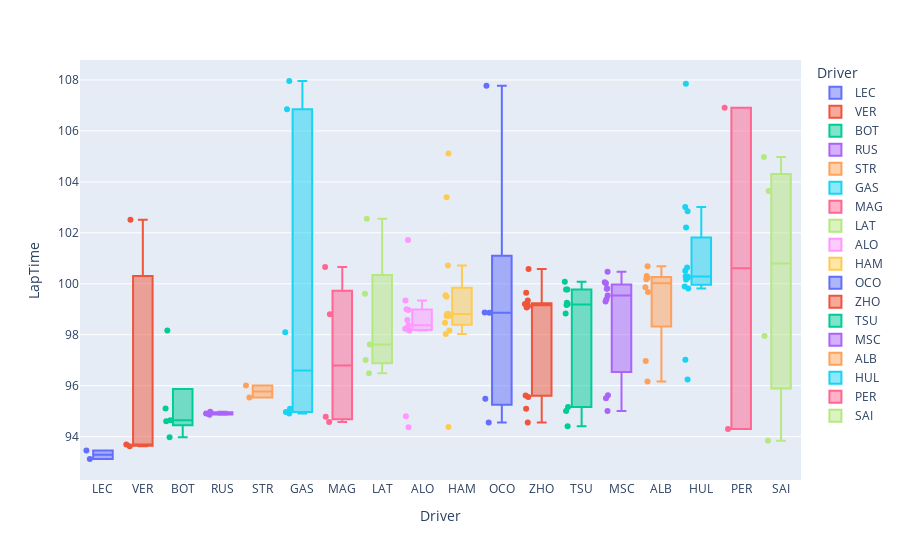

Here is the notebook cell this chart was saved with:
### Code cell
session = FP2.laps.pick_tyre("MEDIUM")
session =session[session['LapTime'].notna()]
df = session
df["LapTime"] = pd.to_timedelta(df.LapTime).dt.total_seconds()
df.drop(df[df.LapTime > 108].index, inplace=True)
df["MedianTime"] = 0
drivers = pd.unique(df.Driver)
for driver in drivers:
    df["MedianTime"].loc[df["Driver"]==driver] = np.median(df[df["Driver"] == driver]["LapTime"])
df = df.reindex(df.MedianTime.sort_values().index)
fig = px.box(df, y = "LapTime", x="Driver", color="Driver",points="all")
fig.show()

### Figure 1 — Plotly figure (JSON) as saved in the notebook; plotly's stock layout.template omitted (floating-point values rounded to 4 significant figures)
{"data": [{"alignmentgroup": "True", "boxpoints": "all", "hovertemplate": "Driver=%{x}<br>LapTime=%{y}<extra></extra>", "legendgroup": "LEC", "marker": {"color": "#636efa"}, "name": "LEC", "notched": false, "offsetgroup": "LEC", "orientation": "v", "showlegend": true, "type": "box", "x": ["LEC", "LEC"], "x0": " ", "xaxis": "x", "y": [93.46, 93.12], "y0": " ", "yaxis": "y"}, {"alignmentgroup": "True", "boxpoints": "all", "hovertemplate": "Driver=%{x}<br>LapTime=%{y}<extra></extra>", "legendgroup": "VER", "marker": {"color": "#EF553B"}, "name": "VER", "notched": false, "offsetgroup": "VER", "orientation": "v", "showlegend": true, "type": "box", "x": ["VER", "VER", "VER"], "x0": " ", "xaxis": "x", "y": [93.62, 93.69, 102.5], "y0": " ", "yaxis": "y"}, {"alignmentgroup": "True", "boxpoints": "all", "hovertemplate": "Driver=%{x}<br>LapTime=%{y}<extra></extra>", "legendgroup": "BOT", "marker": {"color": "#00cc96"}, "name": "BOT", "notched": false, "offsetgroup": "BOT", "orientation": "v", "showlegend": true, "type": "box", "x": ["BOT", "BOT", "BOT", "BOT", "BOT"], "x0": " ", "xaxis": "x", "y": [94.65, 94.6, 95.1, 93.97, 98.17], "y0": " ", "yaxis": "y"}, {"alignmentgroup": "True", "boxpoints": "all", "hovertemplate": "Driver=%{x}<br>LapTime=%{y}<extra></extra>", "legendgroup": "RUS", "marker": {"color": "#ab63fa"}, "name": "RUS", "notched": false, "offsetgroup": "RUS", "orientation": "v", "showlegend": true, "type": "box", "x": ["RUS", "RUS", "RUS"], "x0": " ", "xaxis": "x", "y": [94.91, 94.97, 94.86], "y0": " ", "yaxis": "y"}, {"alignmentgroup": "True", "boxpoints": "all", "hovertemplate": "Driver=%{x}<br>LapTime=%{y}<extra></extra>", "legendgroup": "STR", "marker": {"color": "#FFA15A"}, "name": "STR", "notched": false, "offsetgroup": "STR", "orientation": "v", "showlegend": true, "type": "box", "x": ["STR", "STR"], "x0": " ", "xaxis": "x", "y": [96.01, 95.53], "y0": " ", "yaxis": "y"}, {"alignmentgroup": "True", "boxpoints": "all", "hovertemplate": "Driver=%{x}<br>LapTime=%{y}<extra></extra>", "legendgroup": "GAS", "marker": {"color": "#19d3f3"}, "name": "GAS", "notched": false, "offsetgroup": "GAS", "orientation": "v", "showlegend": true, "type": "box", "x": ["GAS", "GAS", "GAS", "GAS", "GAS", "GAS"], "x0": " ", "xaxis": "x", "y": [108.0, 106.9, 94.91, 95.1, 94.96, 98.1], "y0": " ", "yaxis": "y"}, {"alignmentgroup": "True", "boxpoints": "all", "hovertemplate": "Driver=%{x}<br>LapTime=%{y}<extra></extra>", "legendgroup": "MAG", "marker": {"color": "#FF6692"}, "name": "MAG", "notched": false, "offsetgroup": "MAG", "orientation": "v", "showlegend": true, "type": "box", "x": ["MAG", "MAG", "MAG", "MAG"], "x0": " ", "xaxis": "x", "y": [94.57, 98.8, 94.78, 100.7], "y0": " ", "yaxis": "y"}, {"alignmentgroup": "True", "boxpoints": "all", "hovertemplate": "Driver=%{x}<br>LapTime=%{y}<extra></extra>", "legendgroup": "LAT", "marker": {"color": "#B6E880"}, "name": "LAT", "notched": false, "offsetgroup": "LAT", "orientation": "v", "showlegend": true, "type": "box", "x": ["LAT", "LAT", "LAT", "LAT", "LAT"], "x0": " ", "xaxis": "x", "y": [102.6, 97.61, 99.61, 97.01, 96.49], "y0": " ", "yaxis": "y"}, {"alignmentgroup": "True", "boxpoints": "all", "hovertemplate": "Driver=%{x}<br>LapTime=%{y}<extra></extra>", "legendgroup": "ALO", "marker": {"color": "#FF97FF"}, "name": "ALO", "notched": false, "offsetgroup": "ALO", "orientation": "v", "showlegend": true, "type": "box", "x": ["ALO", "ALO", "ALO", "ALO", "ALO", "ALO", "ALO", "ALO", "ALO", "ALO", "ALO"], "x0": " ", "xaxis": "x", "y": [101.7, 99.0, 98.58, 98.25, 98.37, 98.17, 98.24, 94.37, 98.97, 94.8, 99.35], "y0": " ", "yaxis": "y"}, {"alignmentgroup": "True", "boxpoints": "all", "hovertemplate": "Driver=%{x}<br>LapTime=%{y}<extra></extra>", "legendgroup": "HAM", "marker": {"color": "#FECB52"}, "name": "HAM", "notched": false, "offsetgroup": "HAM", "orientation": "v", "showlegend": true, "type": "box", "x": ["HAM", "HAM", "HAM", "HAM", "HAM", "HAM", "HAM", "HAM", "HAM", "HAM", "HAM", "HAM", "HAM"], "x0": " ", "xaxis": "x", "y": [98.73, 98.17, 98.47, 98.03, 98.73, 103.4, 105.1, 98.81, 98.83, 99.49, 94.38, 99.55, 100.7], "y0": " ", "yaxis": "y"}, {"alignmentgroup": "True", "boxpoints": "all", "hovertemplate": "Driver=%{x}<br>LapTime=%{y}<extra></extra>", "legendgroup": "OCO", "marker": {"color": "#636efa"}, "name": "OCO", "notched": false, "offsetgroup": "OCO", "orientation": "v", "showlegend": true, "type": "box", "x": ["OCO", "OCO", "OCO", "OCO", "OCO"], "x0": " ", "xaxis": "x", "y": [98.87, 94.55, 95.48, 107.8, 98.86], "y0": " ", "yaxis": "y"}, {"alignmentgroup": "True", "boxpoints": "all", "hovertemplate": "Driver=%{x}<br>LapTime=%{y}<extra></extra>", "legendgroup": "ZHO", "marker": {"color": "#EF553B"}, "name": "ZHO", "notched": false, "offsetgroup": "ZHO", "orientation": "v", "showlegend": true, "type": "box", "x": ["ZHO", "ZHO", "ZHO", "ZHO", "ZHO", "ZHO", "ZHO", "ZHO", "ZHO", "ZHO", "ZHO", "ZHO", "ZHO"], "x0": " ", "xaxis": "x", "y": [99.34, 99.2, 99.07, 99.18, 99.12, 95.62, 94.56, 95.56, 99.65, 100.6, 99.18, 99.15, 95.09], "y0": " ", "yaxis": "y"}, {"alignmentgroup": "True", "boxpoints": "all", "hovertemplate": "Driver=%{x}<br>LapTime=%{y}<extra></extra>", "legendgroup": "TSU", "marker": {"color": "#00cc96"}, "name": "TSU", "notched": false, "offsetgroup": "TSU", "orientation": "v", "showlegend": true, "type": "box", "x": ["TSU", "TSU", "TSU", "TSU", "TSU", "TSU", "TSU", "TSU", "TSU", "TSU"], "x0": " ", "xaxis": "x", "y": [99.78, 95.0, 94.41, 99.26, 100.1, 99.16, 99.77, 98.83, 99.2, 95.17], "y0": " ", "yaxis": "y"}, {"alignmentgroup": "True", "boxpoints": "all", "hovertemplate": "Driver=%{x}<br>LapTime=%{y}<extra></extra>", "legendgroup": "MSC", "marker": {"color": "#ab63fa"}, "name": "MSC", "notched": false, "offsetgroup": "MSC", "orientation": "v", "showlegend": true, "type": "box", "x": ["MSC", "MSC", "MSC", "MSC", "MSC", "MSC", "MSC", "MSC", "MSC", "MSC", "MSC"], "x0": " ", "xaxis": "x", "y": [95.62, 99.3, 99.54, 99.4, 99.81, 99.81, 100.0, 95.5, 100.5, 95.01, 100.1], "y0": " ", "yaxis": "y"}, {"alignmentgroup": "True", "boxpoints": "all", "hovertemplate": "Driver=%{x}<br>LapTime=%{y}<extra></extra>", "legendgroup": "ALB", "marker": {"color": "#FFA15A"}, "name": "ALB", "notched": false, "offsetgroup": "ALB", "orientation": "v", "showlegend": true, "type": "box", "x": ["ALB", "ALB", "ALB", "ALB", "ALB", "ALB", "ALB", "ALB"], "x0": " ", "xaxis": "x", "y": [100.7, 100.2, 96.97, 100.3, 100.2, 99.87, 99.68, 96.16], "y0": " ", "yaxis": "y"}, {"alignmentgroup": "True", "boxpoints": "all", "hovertemplate": "Driver=%{x}<br>LapTime=%{y}<extra></extra>", "legendgroup": "HUL", "marker": {"color": "#19d3f3"}, "name": "HUL", "notched": false, "offsetgroup": "HUL", "orientation": "v", "showlegend": true, "type": "box", "x": ["HUL", "HUL", "HUL", "HUL", "HUL", "HUL", "HUL", "HUL", "HUL", "HUL", "HUL", "HUL", "HUL", "HUL", "HUL"], "x0": " ", "xaxis": "x", "y": [100.2, 103.0, 96.24, 100.6, 107.9, 97.02, 99.81, 99.9, 100.3, 102.2, 100.2, 100.3, 102.8, 100.5, 100.2], "y0": " ", "yaxis": "y"}, {"alignmentgroup": "True", "boxpoints": "all", "hovertemplate": "Driver=%{x}<br>LapTime=%{y}<extra></extra>", "legendgroup": "PER", "marker": {"color": "#FF6692"}, "name": "PER", "notched": false, "offsetgroup": "PER", "orientation": "v", "showlegend": true, "type": "box", "x": ["PER", "PER"], "x0": " ", "xaxis": "x", "y": [106.9, 94.3], "y0": " ", "yaxis": "y"}, {"alignmentgroup": "True", "boxpoints": "all", "hovertemplate": "Driver=%{x}<br>LapTime=%{y}<extra></extra>", "legendgroup": "SAI", "marker": {"color": "#B6E880"}, "name": "SAI", "notched": false, "offsetgroup": "SAI", "orientation": "v", "showlegend": true, "type": "box", "x": ["SAI", "SAI", "SAI", "SAI"], "x0": " ", "xaxis": "x", "y": [97.95, 105.0, 103.6, 93.84], "y0": " ", "yaxis": "y"}], "layout": {"boxmode": "overlay", "legend": {"title": {"text": "Driver"}, "tracegroupgap": 0}, "margin": {"t": 60}, "xaxis": {"anchor": "y", "categoryarray": ["LEC", "VER", "BOT", "RUS", "STR", "GAS", "MAG", "LAT", "ALO", "HAM", "OCO", "ZHO", "TSU", "MSC", "ALB", "HUL", "PER", "SAI"], "categoryorder": "array", "domain": [0, 1], "title": {"text": "Driver"}}, "yaxis": {"anchor": "x", "domain": [0, 1], "title": {"text": "LapTime"}}}}
